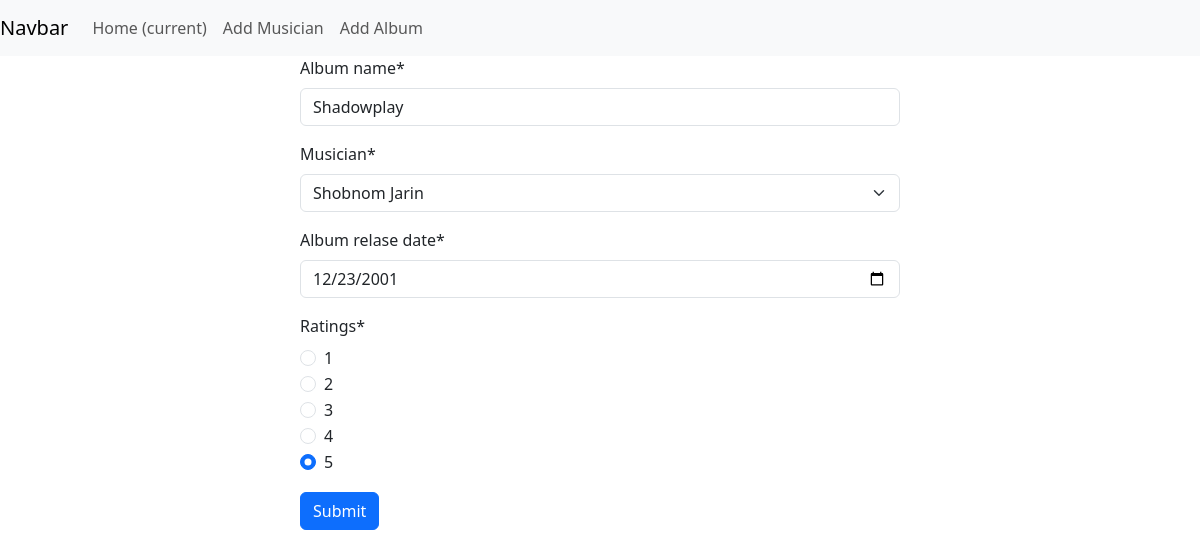
/album/edit/2, run on the app's committed database.
### album/models.py (models this page shows, shortened)
class Album(models.Model):
    album_name = models.CharField(max_length=50)
    musician = models.ForeignKey(Musician, on_delete=models.CASCADE)
    album_relase_date = models.DateField()
    ratings = models.IntegerField()

### album/views.py (the view)
# urls.py: path('edit/<int:id>',views.edit_album, name ='edit_album'),
def edit_album(request, id):
    album = models.Album.objects.get(pk=id)
    album_form = forms.AlbumForm(instance=album)
    if request.method == "POST":
        album_form = forms.AlbumForm(request.POST)
        if album_form.is_valid():
            album_form.save()
            print(album_form.cleaned_data)
            return redirect('add_album')
    return render(request, './album/add_album.html', {'form':album_form})

### album/forms.py
class AlbumForm(forms.ModelForm):
    RATING_CHOICES = [
        (1, '1'),
        (2, '2'),
        (3, '3'),
        (4, '4'),
        (5, '5'),
    ]
    album_relase_date = forms.DateField(
        widget=forms.DateInput(attrs={'type': 'date'})
    )
    ratings = forms.ChoiceField(
        choices=RATING_CHOICES,
        widget=forms.RadioSelect
    )
    class Meta:
        model = Album
        fields = '__all__'

### musician/models.py (called while the page is built)
    def __str__(self) -> str:
        return f'{self.first_name} {self.last_name}'

### album/templates/album/add_album.html (shortened to what this page needs)
{% extends "base.html" %}
{% load crispy_forms_tags %}
{% block content %}
    <form action="" method="post" style="width: 50%; height: 50%; margin: auto;">
        {{form | crispy}}
        <input class="btn btn-primary" type="submit" value="Submit">
    </form>
{% endblock content %}

### data on the page
Album: album_name "Shadowplay", musician "Shobnom Jarin", album_relase_date "12/23/2001", ratings "☐ 1 ☐ 2 ☐ 3 ☐ 4 ☑ 5"
